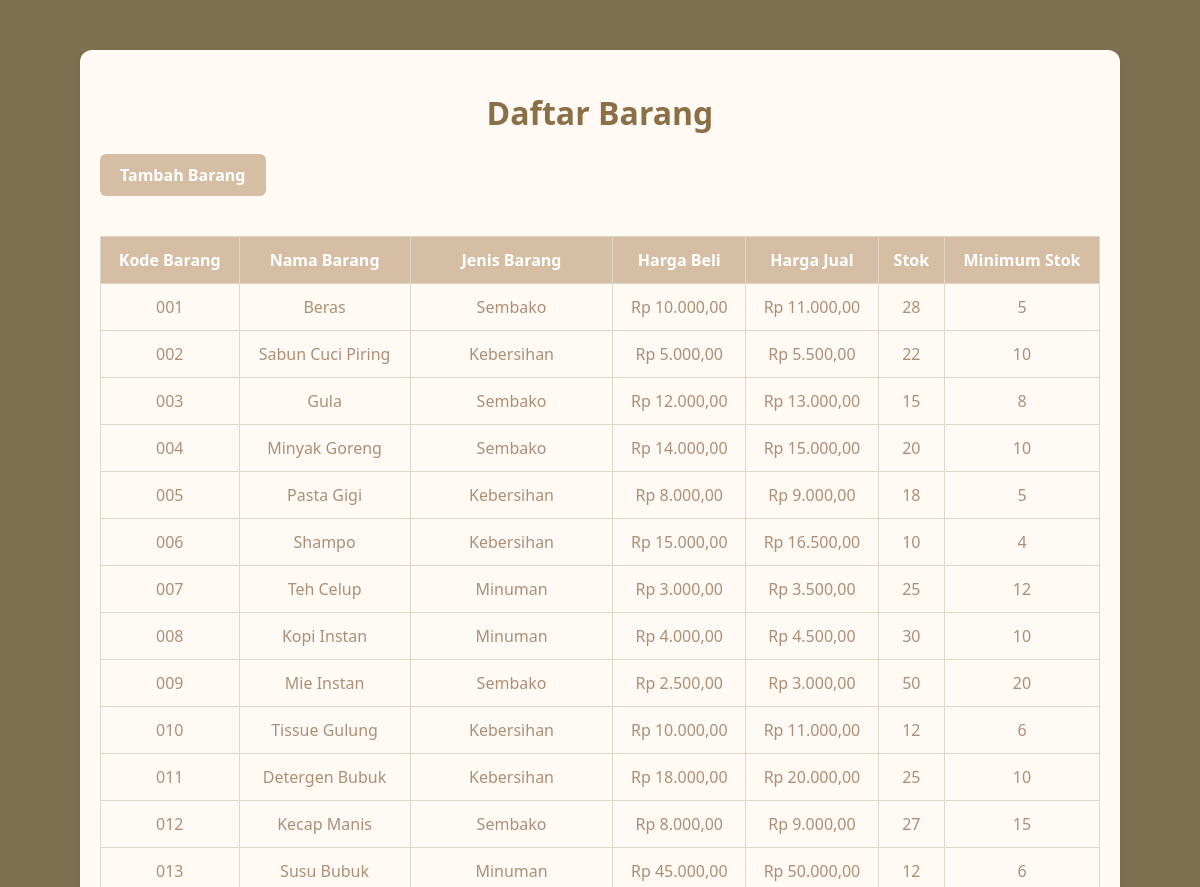
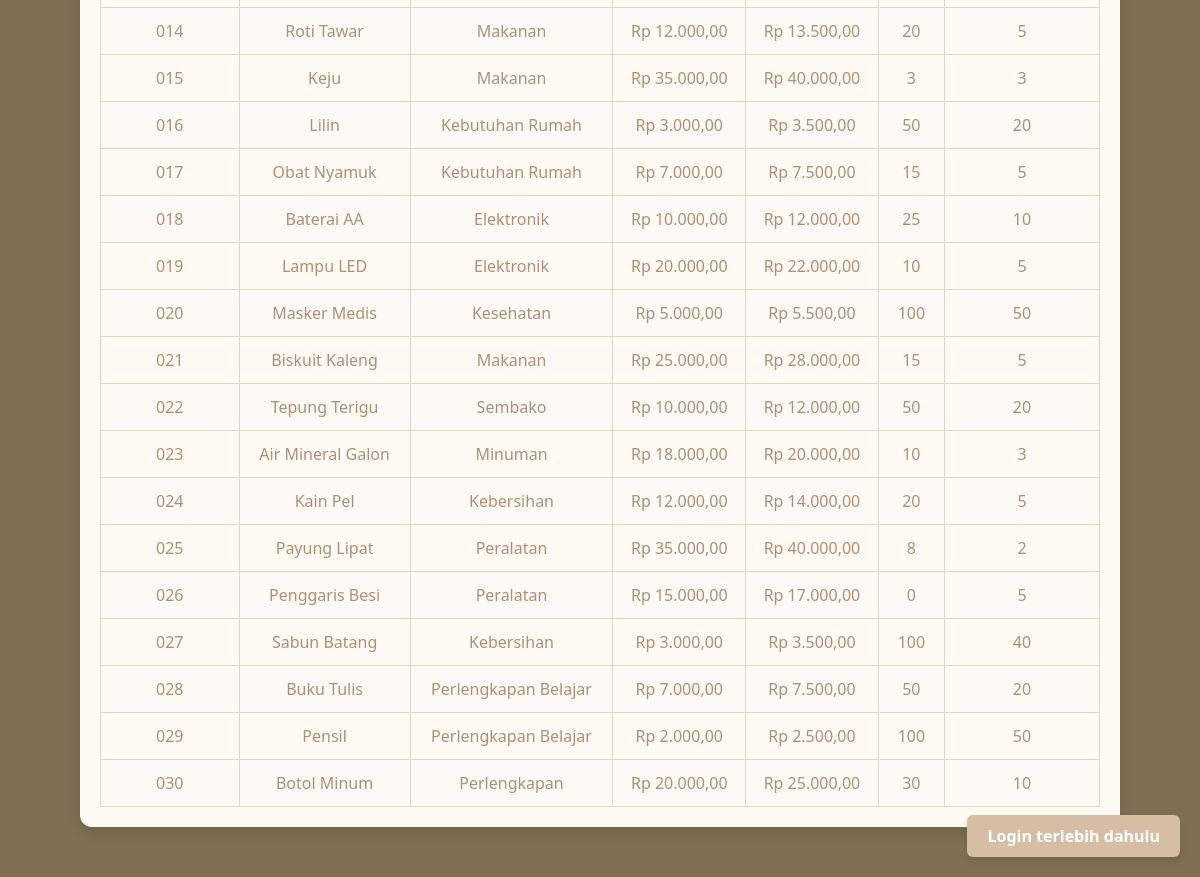
/daftar_barang.php, run on the app's committed database (2 pictures, top to bottom).
### tables this page shows
CREATE TABLE `barang` (
  `kodeBarang` varchar(20) NOT NULL,
  `namaBarang` varchar(100) DEFAULT NULL,
  `jenisBarang` varchar(50) DEFAULT NULL,
  `hargaBeli` decimal(10,2) DEFAULT NULL,
  `hargaJual` decimal(10,2) DEFAULT NULL,
  `stok` int(11) DEFAULT NULL,
  `minimumStok` int(11) DEFAULT NULL
);

### daftar_barang.php (the view, shortened to what this page needs)
<?php
$host = 'localhost';
$user = 'root';
$password = '';
$database = 'inventori_toko';
$role = $_SESSION['role'];
$conn = mysqli_connect($host, $user, $password, $database);
$query = "SELECT * FROM barang";
$result = mysqli_query($conn, $query);
?>
<!DOCTYPE html>
<html lang="id">
<head>
</head>
<body>
    <div class="container">
        <h1>Daftar Barang</h1>
        <a href="tambah_barang.php" class="btn-add">Tambah Barang</a>
        <?php if (mysqli_num_rows($result) > 0): ?>
            <table>
                <thead>
                    <tr>
                        <th>Kode Barang</th>
                        <th>Nama Barang</th>
                        <th>Jenis Barang</th>
                        <th>Harga Beli</th>
                        <th>Harga Jual</th>
                        <th>Stok</th>
                        <th>Minimum Stok</th>
                    </tr>
                </thead>
                <tbody>
                    <?php while ($row = mysqli_fetch_assoc($result)): ?>
                        <tr>
                            <td><?php echo htmlspecialchars($row['kodeBarang']); ?></td>
                            <td><?php echo htmlspecialchars($row['namaBarang']); ?></td>
                            <td><?php echo htmlspecialchars($row['jenisBarang']); ?></td>
                            <td>Rp <?php echo number_format($row['hargaBeli'], 2, ',', '.'); ?></td>
                            <td>Rp <?php echo number_format($row['hargaJual'], 2, ',', '.'); ?></td>
                            <td><?php echo htmlspecialchars($row['stok']); ?></td>
                            <td><?php echo htmlspecialchars($row['minimumStok']); ?></td>
                        </tr>
                    <?php endwhile; ?>
                </tbody>
            </table>
        <?php else: ?>
            <div class="no-data">Tidak ada barang dalam daftar.</div>
        <?php endif; ?>
    </div>
    <?php if ($role == 'Pemilik Toko'): ?>
    <a href="pemilik_toko_dashboard.php" class="btn-back">Kembali ke Dashboard Pemilik Toko</a>
    <?php elseif ($role == 'Petugas Gudang'): ?>
    <a href="petugas_gudang_dashboard.php" class="btn-back">Kembali ke Dashboard Petugas Gudang</a>
    <?php elseif ($role == 'Petugas Kasir'): ?>
    <a href="petugas_kasir_dashboard.php" class="btn-back">Kembali ke Dashboard Petugas Kasir</a>
    <?php else: ?>
    <a href="login.php" class="btn-back">Login terlebih dahulu</a>
    <?php endif; ?>
</body>
</html>

### daftar_barang.php (style rules this page uses)
body { font-family: 'Segoe UI', Tahoma, Geneva, Verdana, sans-serif; background-color: rgb(126, 112, 81); margin: 0; padding: 0; }
.container { max-width: 1000px; margin: 50px auto; background: #fffaf3; border-radius: 12px; padding: 20px; box-shadow: 0 6px 12px rgba(0, 0, 0, 0.1); }
h1 { text-align: center; margin-bottom: 20px; color: #8b6f47; }
table { width: 100%; border-collapse: collapse; margin-top: 20px; }
table, th, td { border: 1px solid #e0d8c6; }
th, td { padding: 12px; text-align: center; color: rgb(174, 143, 118); }
th { background-color: #d6bea4; color: white; }
tr:nth-child(even) { background-color: #fdfaf6; }
.btn-add { display: inline-block; margin-bottom: 20px; padding: 10px 20px; background-color: #d6bea4; color: white; text-decoration: none; border-radius: 6px; font-weight: bold; transition: background-color 0.3s ease; }
.btn-back { position: fixed; bottom: 20px; right: 20px; padding: 10px 20px; background-color: #d6bea4; color: white; text-decoration: none; border-radius: 6px; font-weight: bold; box-shadow: 0 4px 8px rgba(0, 0, 0, 0.1); transition: background-color 0.3s ease; }

### data on the page
barang: kodeBarang "001", namaBarang "Beras", jenisBarang "Sembako", hargaBeli "10.000,00", hargaJual "11.000,00", stok "28", minimumStok "5"
barang: kodeBarang "002", namaBarang "Sabun Cuci Piring", jenisBarang "Kebersihan", hargaBeli "5.000,00", hargaJual "5.500,00", stok "22", minimumStok "10"
barang: kodeBarang "003", namaBarang "Gula", jenisBarang "Sembako", hargaBeli "12.000,00", hargaJual "13.000,00", stok "15", minimumStok "8"
barang: kodeBarang "004", namaBarang "Minyak Goreng", jenisBarang "Sembako", hargaBeli "14.000,00", hargaJual "15.000,00", stok "20", minimumStok "10"
barang: kodeBarang "005", namaBarang "Pasta Gigi", jenisBarang "Kebersihan", hargaBeli "8.000,00", hargaJual "9.000,00", stok "18", minimumStok "5"
barang: kodeBarang "006", namaBarang "Shampo", jenisBarang "Kebersihan", hargaBeli "15.000,00", hargaJual "16.500,00", stok "10", minimumStok "4"
barang: kodeBarang "007", namaBarang "Teh Celup", jenisBarang "Minuman", hargaBeli "3.000,00", hargaJual "3.500,00", stok "25", minimumStok "12"
barang: kodeBarang "008", namaBarang "Kopi Instan", jenisBarang "Minuman", hargaBeli "4.000,00", hargaJual "4.500,00", stok "30", minimumStok "10"
barang: kodeBarang "009", namaBarang "Mie Instan", jenisBarang "Sembako", hargaBeli "2.500,00", hargaJual "3.000,00", stok "50", minimumStok "20"
barang: kodeBarang "010", namaBarang "Tissue Gulung", jenisBarang "Kebersihan", hargaBeli "10.000,00", hargaJual "11.000,00", stok "12", minimumStok "6"
barang: kodeBarang "011", namaBarang "Detergen Bubuk", jenisBarang "Kebersihan", hargaBeli "18.000,00", hargaJual "20.000,00", stok "25", minimumStok "10"
barang: kodeBarang "012", namaBarang "Kecap Manis", jenisBarang "Sembako", hargaBeli "8.000,00", hargaJual "9.000,00", stok "27", minimumStok "15"
barang: kodeBarang "013", namaBarang "Susu Bubuk", jenisBarang "Minuman", hargaBeli "45.000,00", hargaJual "50.000,00", stok "12", minimumStok "6"
barang: kodeBarang "014", namaBarang "Roti Tawar", jenisBarang "Makanan", hargaBeli "12.000,00", hargaJual "13.500,00", stok "20", minimumStok "5"
barang: kodeBarang "015", namaBarang "Keju", jenisBarang "Makanan", hargaBeli "35.000,00", hargaJual "40.000,00", stok "3", minimumStok "3"
barang: kodeBarang "016", namaBarang "Lilin", jenisBarang "Kebutuhan Rumah", hargaBeli "3.000,00", hargaJual "3.500,00", stok "50", minimumStok "20"
barang: kodeBarang "017", namaBarang "Obat Nyamuk", jenisBarang "Kebutuhan Rumah", hargaBeli "7.000,00", hargaJual "7.500,00", stok "15", minimumStok "5"
barang: kodeBarang "018", namaBarang "Baterai AA", jenisBarang "Elektronik", hargaBeli "10.000,00", hargaJual "12.000,00", stok "25", minimumStok "10"
barang: kodeBarang "019", namaBarang "Lampu LED", jenisBarang "Elektronik", hargaBeli "20.000,00", hargaJual "22.000,00", stok "10", minimumStok "5"
barang: kodeBarang "020", namaBarang "Masker Medis", jenisBarang "Kesehatan", hargaBeli "5.000,00", hargaJual "5.500,00", stok "100", minimumStok "50"
barang: kodeBarang "021", namaBarang "Biskuit Kaleng", jenisBarang "Makanan", hargaBeli "25.000,00", hargaJual "28.000,00", stok "15", minimumStok "5"
barang: kodeBarang "022", namaBarang "Tepung Terigu", jenisBarang "Sembako", hargaBeli "10.000,00", hargaJual "12.000,00", stok "50", minimumStok "20"
barang: kodeBarang "023", namaBarang "Air Mineral Galon", jenisBarang "Minuman", hargaBeli "18.000,00", hargaJual "20.000,00", stok "10", minimumStok "3"
barang: kodeBarang "024", namaBarang "Kain Pel", jenisBarang "Kebersihan", hargaBeli "12.000,00", hargaJual "14.000,00", stok "20", minimumStok "5"
barang: kodeBarang "025", namaBarang "Payung Lipat", jenisBarang "Peralatan", hargaBeli "35.000,00", hargaJual "40.000,00", stok "8", minimumStok "2"
barang: kodeBarang "026", namaBarang "Penggaris Besi", jenisBarang "Peralatan", hargaBeli "15.000,00", hargaJual "17.000,00", stok "0", minimumStok "5"
barang: kodeBarang "027", namaBarang "Sabun Batang", jenisBarang "Kebersihan", hargaBeli "3.000,00", hargaJual "3.500,00", stok "100", minimumStok "40"
barang: kodeBarang "028", namaBarang "Buku Tulis", jenisBarang "Perlengkapan Belajar", hargaBeli "7.000,00", hargaJual "7.500,00", stok "50", minimumStok "20"
barang: kodeBarang "029", namaBarang "Pensil", jenisBarang "Perlengkapan Belajar", hargaBeli "2.000,00", hargaJual "2.500,00", stok "100", minimumStok "50"
barang: kodeBarang "030", namaBarang "Botol Minum", jenisBarang "Perlengkapan", hargaBeli "20.000,00", hargaJual "25.000,00", stok "30", minimumStok "10"
